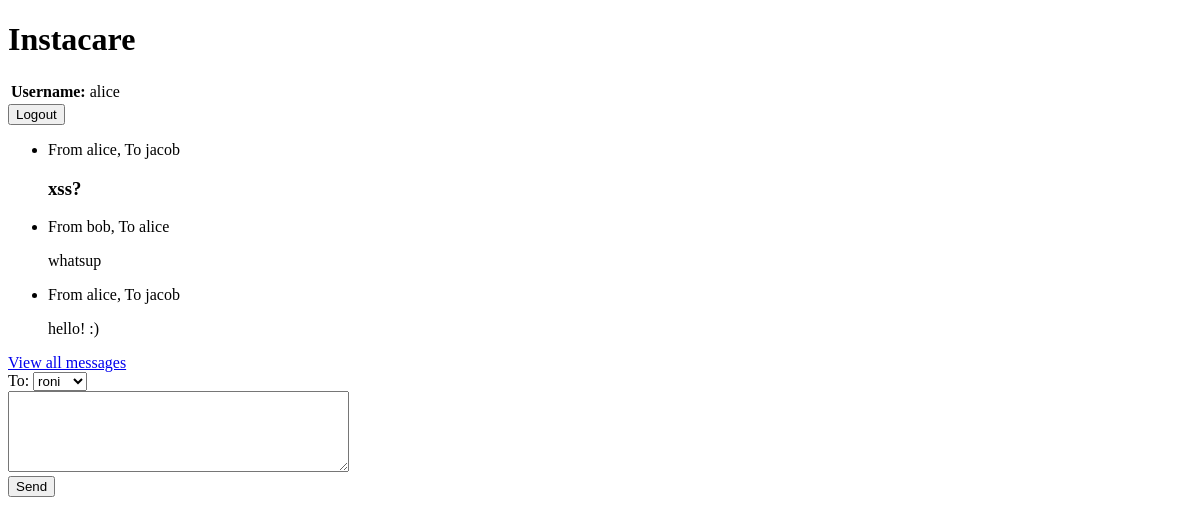
The page / (signed in) on the database as committed earlier.
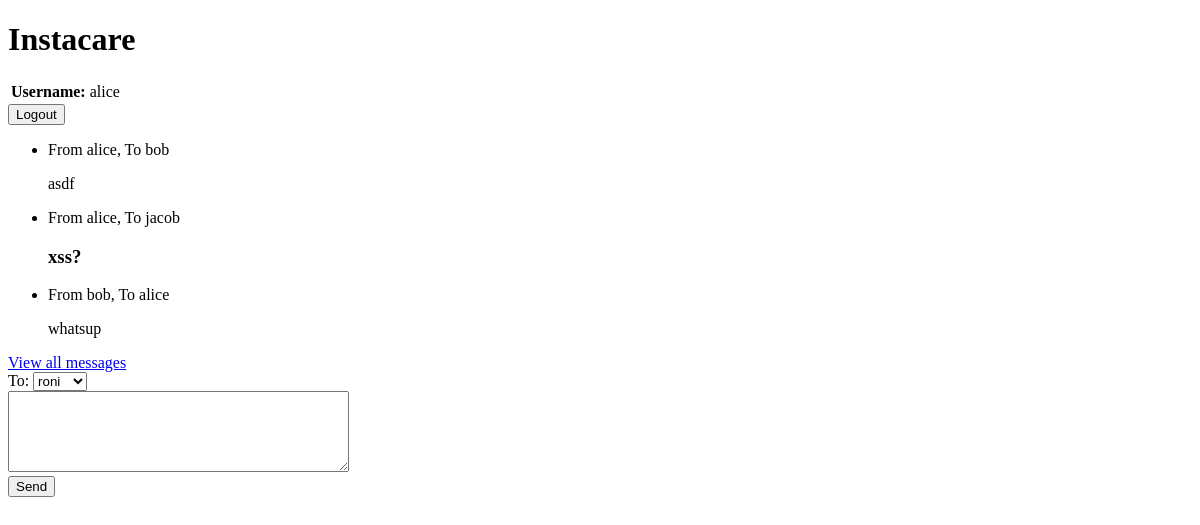
The same page on the database as committed later.
### pages/models.py (models this page shows)
class Message(models.Model):
    source = models.ForeignKey(User, on_delete=models.CASCADE, related_name="source")
    target = models.ForeignKey(User, on_delete=models.CASCADE, related_name="target")
    content = models.TextField()
    time = models.DateTimeField(auto_now_add=True)

### pages/views.py (the view)
# urls.py: path("", index, name="index"),
@login_required
def index(request):
    messages = get_messages(request.user, True)
    is_alice = request.user.username == "alice"
    users = User.objects.exclude(pk=request.user.id)
    return render(
        request,
        "pages/index.html",
        {"messages": messages, "is_alice": is_alice, "users": users},
    )

### pages/views.py (called while the page is built)
def get_messages(user, limitToThree: bool):
    messages = sorted(
        Message.objects.filter(Q(source=user) | Q(target=user)),
        key=lambda m: m.time,
        reverse=True,
    )
    if limitToThree:
        return messages[0:3]
    return messages

### pages/templates/pages/index.html (shortened to what this page needs)
<!DOCTYPE html>
<html>
    <head>
    </head>
    <body>
		<h1>Instacare</h1>
        <table>
		    <tr>
		    <th style="text-align:left">Username: <td>{{user.username}}
		</table>
        <form action='logout/' method="POST">
            <input type="submit" value="Logout"/>
        </form>
        <ul>
            {% for message in messages %}
            <li>
                <p>From {{message.source.username}}, To {{message.target.username}}</p>
                <p>{{message.content|safe}}</p>
            </li>
            {% endfor %}
        </ul>
        <a href="/messages/{{user.id}}/">View all messages</a>
        <form action="add/" method="POST" enctype="multipart/form-data">
            {% if is_alice %}
                To:
                <select name="to">
                {% for user in users %}
                    <option value="{{user.username}}">{{user.username}}</option>
                {% endfor %}
                </select><br>
            {% endif %}
			<textarea name="content" cols="40" rows="5"></textarea><br>
            <input type="submit" value="Send">
        </form>
    </body>
</html>

Rows that differ between the two databases and show on the page:
no longer on this page (row unchanged): Message: source.username "alice", target.username "jacob", content "hello! :)"
added Message: source.username "alice", target.username "bob", content "asdf"
